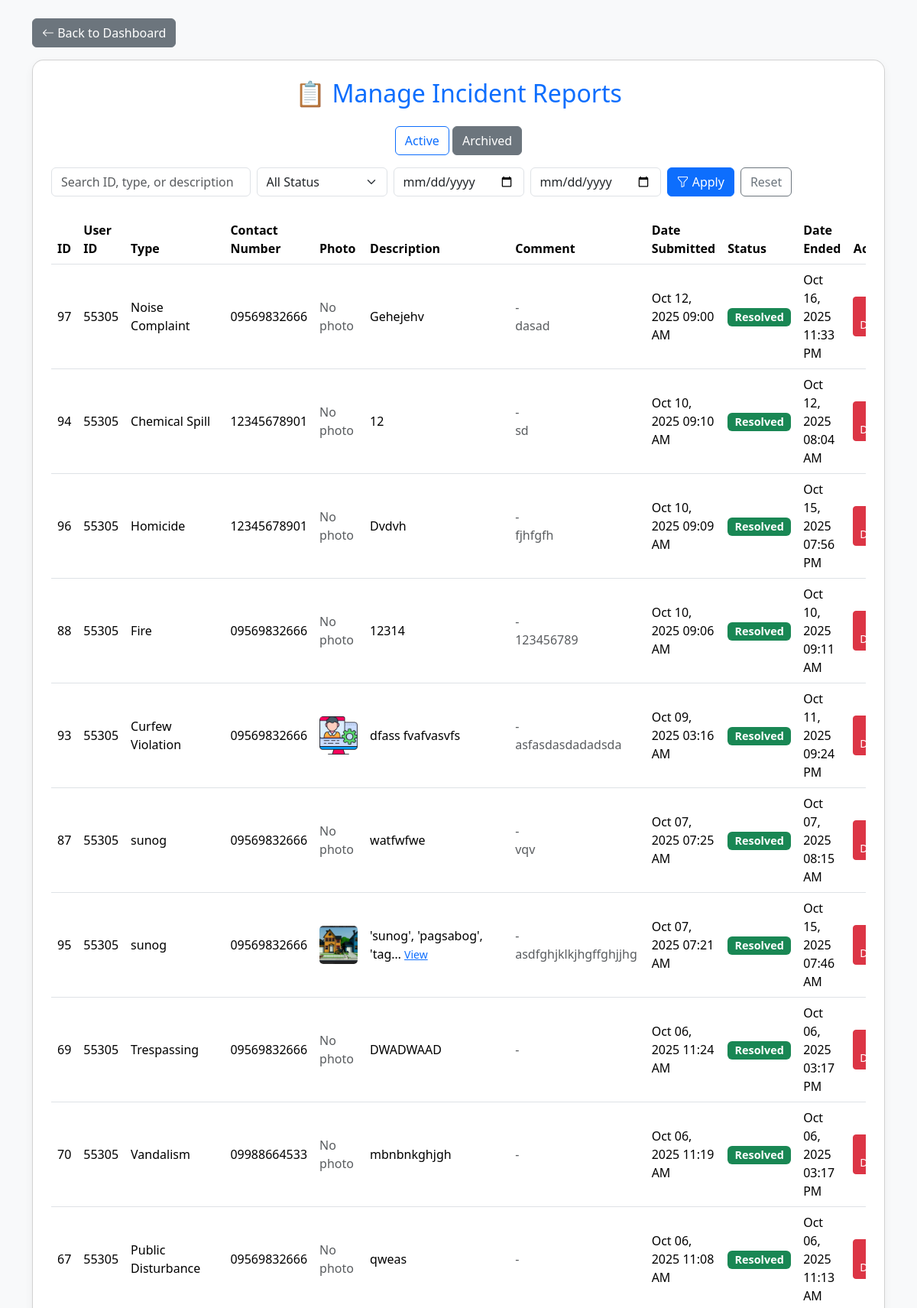
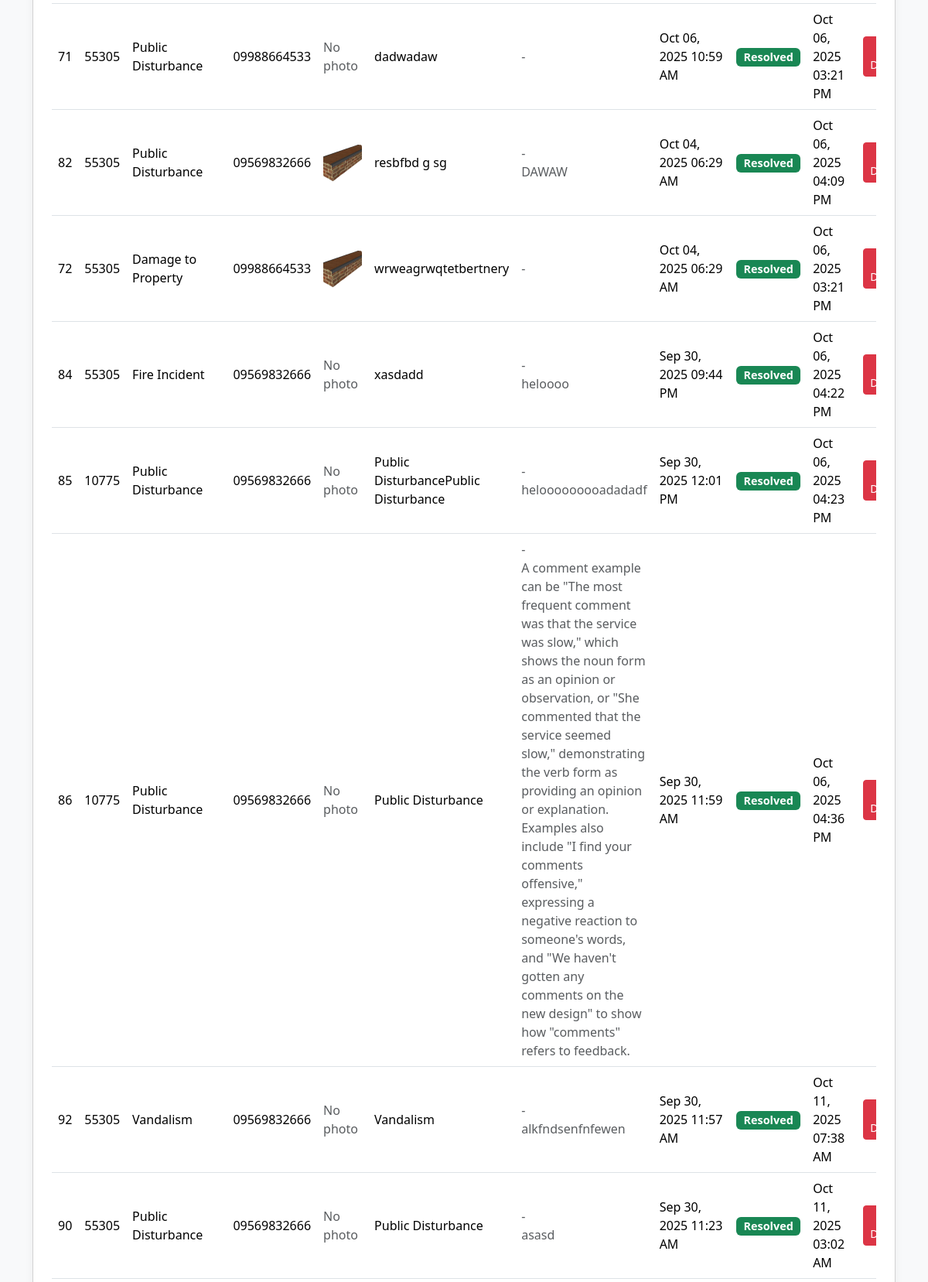
Screenshot of /incident_reports.php?view=archived (upper part) with the database file from the repository (2 pictures, top to bottom).
### tables this page shows
CREATE TABLE `archived_incident_reports` (
  `id` int(11) NOT NULL,
  `userid` int(11) NOT NULL,
  `incident_type` varchar(255) NOT NULL,
  `contact_number` varchar(11) NOT NULL,
  `incident_description` text NOT NULL,
  `created_at` timestamp NOT NULL DEFAULT current_timestamp(),
  `status` varchar(50) DEFAULT 'Pending',
  `date_ended` datetime DEFAULT NULL,
  `seen` tinyint(1) DEFAULT 0,
  `admin_comment` varchar(1000) DEFAULT NULL,
  `admin_who_resolved` varchar(150) DEFAULT NULL,
  `incident_image` varchar(255) DEFAULT NULL
);

### incident_reports.php (the view, shortened to what this page needs)
<?php
include 'config.php';
$view = $_GET['view'] ?? 'active';
$search = $_GET['search'] ?? '';
$start_date = $_GET['start_date'] ?? '';
$end_date   = $_GET['end_date'] ?? '';
if ($view === 'archived') {
    $sql = "SELECT * FROM archived_incident_reports WHERE 1=1";
} else {
    $sql = "SELECT * FROM incident_reports WHERE 1=1";
}
$sql .= " ORDER BY created_at DESC";
$stmt = $conn->prepare($sql);
$stmt->execute();
$result = $stmt->get_result();
?>
<!DOCTYPE html>
<html lang="en">
<head>
    <link href="https://cdn.jsdelivr.net/npm/bootstrap@5.3.2/dist/css/bootstrap.min.css" rel="stylesheet">
    <link href="https://cdn.jsdelivr.net/npm/bootstrap-icons/font/bootstrap-icons.css" rel="stylesheet">
</head>
<body>
<div class="container py-4">
    <a href="admin_dashboard.php" class="btn btn-secondary mb-3">
        <i class="bi bi-arrow-left"></i> Back to Dashboard
    </a>
    <div class="card p-4">
        <h2 class="mb-4 text-center text-primary">📋 Manage Incident Reports</h2>
        <div class="mb-3 text-center">
            <a href="incident_reports.php?view=active" class="btn btn-outline-primary <?= $view === 'active' ? 'active' : '' ?>">Active</a>
            <a href="incident_reports.php?view=archived" class="btn btn-outline-secondary <?= $view === 'archived' ? 'active' : '' ?>">Archived</a>
        </div>
        <form method="GET" class="row g-2 mb-4">
            <div class="col-md-3">
                <input type="text" class="form-control" name="search" placeholder="Search ID, type, or description"
                       value="<?= htmlspecialchars($search) ?>">
            </div>
            <div class="col-md-2">
                <select name="status" class="form-select">
                    <option value="">All Status</option>
                </select>
            </div>
            <div class="col-md-2">
                <input type="date" class="form-control" name="start_date" value="<?= htmlspecialchars($start_date) ?>">
            </div>
            <div class="col-md-2">
                <input type="date" class="form-control" name="end_date" value="<?= htmlspecialchars($end_date) ?>">
            </div>
            <div class="col-md-3 d-grid gap-2 d-md-flex">
                <button type="submit" class="btn btn-primary"><i class="bi bi-funnel"></i> Apply</button>
                <a href="<?= basename($_SERVER['PHP_SELF']) ?>?view=<?= htmlspecialchars($view) ?>" class="btn btn-outline-secondary">Reset</a>
            </div>
        </form>
<div class="table-responsive">
    <table class="table table-hover align-middle">
        <thead>
        <tr>
            <th>ID</th>
            <th>User ID</th>
            <th>Type</th>
            <th>Contact Number</th>
            <th>Photo</th>
            <th>Description</th>
            <th>Comment</th>
            <th>Date Submitted</th>
            <th>Status</th>
            <?php if ($view === 'archived'): ?>
                <th>Date Ended</th>
                <th class="text-center">Actions</th>
            <?php else: ?>
                <th class="text-center">Actions</th>
            <?php endif; ?>
        </tr>
        </thead>
        <tbody>
        <?php if ($result->num_rows > 0): ?>
            <?php while ($row = $result->fetch_assoc()): ?>
                <tr>
                    <td><?= $row['id'] ?></td>
                    <td><?= $row['userid'] ?></td>
                    <td><?= htmlspecialchars($row['incident_type']) ?></td>
                    <td><?= htmlspecialchars($row['contact_number']) ?></td>
                    <td>
                        <?php if (!empty($row['incident_image'])):
                            $src = htmlspecialchars($row['incident_image']);
                        ?>
                            <a href="#" data-bs-toggle="modal" data-bs-target="#photoModal<?= $row['id'] ?>">
                                <img src="<?= $src ?>" alt="Incident Photo"
                                     style="width:50px;height:50px;object-fit:cover;border-radius:5px;">
                            </a>
                        <?php else: ?>
                            <span class="text-muted">No photo</span>
                        <?php endif; ?>
                    </td>
                    <td>
                        <?php
                        $desc = htmlspecialchars($row['incident_description']);
                        $shortDesc = (strlen($desc) > 50) ? substr($desc, 0, 50) . "…" : $desc;
                        ?>
                        <?= $shortDesc ?>
                        <?php if (strlen($desc) > 50): ?>
                            <a href="#" data-bs-toggle="modal" data-bs-target="#descModal<?= $row['id'] ?>">
                                <small class="text-primary">View</small>
                            </a>
                        <?php endif; ?>
                                        </td>
                                        <td>
                                                <?php
                                                $adminWho = isset($row['admin_who_resolved']) ? trim($row['admin_who_resolved']) : '';
                                                $adminComment = isset($row['admin_comment']) ? trim($row['admin_comment']) : '';
                                                $adminWhoEsc = $adminWho ? htmlspecialchars($adminWho) : '';
                                                $adminCommentEsc = $adminComment ? nl2br(htmlspecialchars($adminComment)) : '';
                                                ?>
                                                <?php if ($adminWhoEsc): ?>
                                                    <div><strong><?= $adminWhoEsc ?></strong></div>
                                                <?php else: ?>
                                                    <div class="text-muted">-</div>
                                                <?php endif; ?>
                                                <?php if ($adminCommentEsc): ?>
                                                    <div class="text-muted" style="max-width:320px; white-space:pre-wrap;"><?= $adminCommentEsc ?></div>
                                                <?php endif; ?>
                                        </td>
                                        <td><?= date("M d, Y h:i A", strtotime($row['created_at'])) ?></td>
                    <td>
                        <?php if ($view === 'active'): ?>
        <form method="POST" action="<?= basename($_SERVER['PHP_SELF']) . '?' . http_build_query($_GET) ?>" onsubmit="return handleResolveForm(this);">
            <input type="hidden" name="id" value="<?= $row['id'] ?>">
            <input type="hidden" name="update_status" value="1">
            <input type="hidden" name="comment" value="" />
            <select class="form-select form-select-sm" name="status" onchange="
                if (this.value === 'Resolved') {
                    var c = prompt('Please enter a short resolution comment (required):');
                    if (c === null) { this.value = '<?= htmlspecialchars($row['status']) ?>'; return false; }
                    if (c.trim() === '') { alert('Resolution comment cannot be empty.'); this.value = '<?= htmlspecialchars($row['status']) ?>'; return false; }
                    this.form.comment.value = c;
                    this.form.submit();
                } else {
                    this.form.submit();
                }
            ">
                <option value="Pending" <?= ($row['status']=="Pending") ? "selected" : "" ?>>Pending</option>
                <option value="In Review" <?= ($row['status']=="In Review") ? "selected" : "" ?>>In Review</option>
                <option value="Resolved">Resolved</option>
            </select>
        </form>
    <?php else: ?>
        <span class="badge bg-success"><?= htmlspecialchars($row['status']) ?></span>
    <?php endif; ?>
                    </td>
                    <td><?= $row['date_ended'] ? date("M d, Y h:i A", strtotime($row['date_ended'])) : '-' ?></td>
                    <td class="text-center">
                        <a href="<?= basename($_SERVER['PHP_SELF']) . '?delete=' . $row['id'] . '&view=' . $view . '&' . http_build_query($_GET) ?>"
                           class="btn btn-sm btn-danger"
                           onclick="return confirm('Delete this report?')">
                            <i class="bi bi-trash"></i> Delete
                        </a>
                    </td>
                </tr>
            <?php endwhile; ?>
            <?php else: ?>
            <tr><td colspan="11" class="text-center text-muted">No incident reports found.</td></tr>
        <?php endif; ?>
        </tbody>
    </table>
</div>
</body>
</html>
</html></body><script src="https://cdn.jsdelivr.net/npm/bootstrap@5.3.2/dist/js/bootstrap.bundle.min.js"></script><script src="https://cdn.jsdelivr.net/npm/bootstrap@5.3.2/dist/js/bootstrap.bundle.min.js"></script>
</body>
</html>

### incident_reports.php (style rules this page uses)
body { background-color: #f8f9fa; }
.card { border-radius: 15px; box-shadow: 0 4px 12px rgba(0,0,0,0.05); }
.table thead { background: #2c3e50; color: white; }
.badge { font-size: 0.9em; }

### rows the page displays
archived_incident_reports: id "97", userid "55305", incident_type "Noise Complaint", contact_number "09569832666", shows "No photo", incident_description "Gehejehv", admin_comment "dasad", created_at "Oct 12, 2025 09:00 AM", status "Resolved", date_ended "Oct 16, 2025 11:33 PM"
archived_incident_reports: id "94", userid "55305", incident_type "Chemical Spill", contact_number "12345678901", shows "No photo", incident_description "12", admin_comment "sd", created_at "Oct 10, 2025 09:10 AM", status "Resolved", date_ended "Oct 12, 2025 08:04 AM"
archived_incident_reports: id "96", userid "55305", incident_type "Homicide", contact_number "12345678901", shows "No photo", incident_description "Dvdvh", admin_comment "fjhfgfh", created_at "Oct 10, 2025 09:09 AM", status "Resolved", date_ended "Oct 15, 2025 07:56 PM"
archived_incident_reports: id "88", userid "55305", incident_type "Fire", contact_number "09569832666", shows "No photo", incident_description "12314", admin_comment "123456789", created_at "Oct 10, 2025 09:06 AM", status "Resolved", date_ended "Oct 10, 2025 09:11 AM"
archived_incident_reports: id "93", userid "55305", incident_type "Curfew Violation", contact_number "09569832666", incident_image (picture), incident_description "dfass fvafvasvfs", admin_comment "asfasdasdadadsda", created_at "Oct 09, 2025 03:16 AM", status "Resolved", date_ended "Oct 11, 2025 09:24 PM"
archived_incident_reports: id "87", userid "55305", incident_type "sunog", contact_number "09569832666", shows "No photo", incident_description "watfwfwe", admin_comment "vqv", created_at "Oct 07, 2025 07:25 AM", status "Resolved", date_ended "Oct 07, 2025 08:15 AM"
archived_incident_reports: id "95", userid "55305", incident_type "sunog", contact_number "09569832666", incident_image (picture), incident_description "'sunog', 'pagsabog', 'tag…", admin_comment "asdfghjklkjhgffghjjhg", created_at "Oct 07, 2025 07:21 AM", status "Resolved", date_ended "Oct 15, 2025 07:46 AM"
archived_incident_reports: id "69", userid "55305", incident_type "Trespassing", contact_number "09569832666", shows "No photo", incident_description "DWADWAAD", created_at "Oct 06, 2025 11:24 AM", status "Resolved", date_ended "Oct 06, 2025 03:17 PM"
archived_incident_reports: id "70", userid "55305", incident_type "Vandalism", contact_number "09988664533", shows "No photo", incident_description "mbnbnkghjgh", created_at "Oct 06, 2025 11:19 AM", status "Resolved", date_ended "Oct 06, 2025 03:17 PM"
archived_incident_reports: id "67", userid "55305", incident_type "Public Disturbance", contact_number "09569832666", shows "No photo", incident_description "qweas", created_at "Oct 06, 2025 11:08 AM", status "Resolved", date_ended "Oct 06, 2025 11:13 AM"
archived_incident_reports: id "71", userid "55305", incident_type "Public Disturbance", contact_number "09988664533", shows "No photo", incident_description "dadwadaw", created_at "Oct 06, 2025 10:59 AM", status "Resolved", date_ended "Oct 06, 2025 03:21 PM"
archived_incident_reports: id "82", userid "55305", incident_type "Public Disturbance", contact_number "09569832666", incident_image (picture), incident_description "resbfbd g sg", admin_comment "DAWAW", created_at "Oct 04, 2025 06:29 AM", status "Resolved", date_ended "Oct 06, 2025 04:09 PM"
archived_incident_reports: id "72", userid "55305", incident_type "Damage to Property", contact_number "09988664533", incident_image (picture), incident_description "wrweagrwqtetbertnery", created_at "Oct 04, 2025 06:29 AM", status "Resolved", date_ended "Oct 06, 2025 03:21 PM"
archived_incident_reports: id "84", userid "55305", incident_type "Fire Incident", contact_number "09569832666", shows "No photo", incident_description "xasdadd", admin_comment "heloooo", created_at "Sep 30, 2025 09:44 PM", status "Resolved", date_ended "Oct 06, 2025 04:22 PM"
archived_incident_reports: id "85", userid "10775", incident_type "Public Disturbance", contact_number "09569832666", shows "No photo", incident_description "Public DisturbancePublic Disturbance", admin_comment "helooooooooadadadf", created_at "Sep 30, 2025 12:01 PM", status "Resolved", date_ended "Oct 06, 2025 04:23 PM"
archived_incident_reports: id "86", userid "10775", incident_type "Public Disturbance", contact_number "09569832666", shows "No photo", incident_description "Public Disturbance", admin_comment "A comment example can be \"The most frequent comment was that the service was slow,\" which shows the noun form as an opinion or observation, or \"She commented that the service seemed slow,\" demonstrating the verb form as providing an opinion or explanation. Examples also include \"I find your comments offensive,\" expressing a negative reaction to someone's words, and \"We haven't gotten any comments on the new design\" to show how \"comments\" refers to feedback.", created_at "Sep 30, 2025 11:59 AM", status "Resolved", date_ended "Oct 06, 2025 04:36 PM"
archived_incident_reports: id "92", userid "55305", incident_type "Vandalism", contact_number "09569832666", shows "No photo", incident_description "Vandalism", admin_comment "alkfndsenfnfewen", created_at "Sep 30, 2025 11:57 AM", status "Resolved", date_ended "Oct 11, 2025 07:38 AM"
archived_incident_reports: id "90", userid "55305", incident_type "Public Disturbance", contact_number "09569832666", shows "No photo", incident_description "Public Disturbance", admin_comment "asasd", created_at "Sep 30, 2025 11:23 AM", status "Resolved", date_ended "Oct 11, 2025 03:02 AM"
